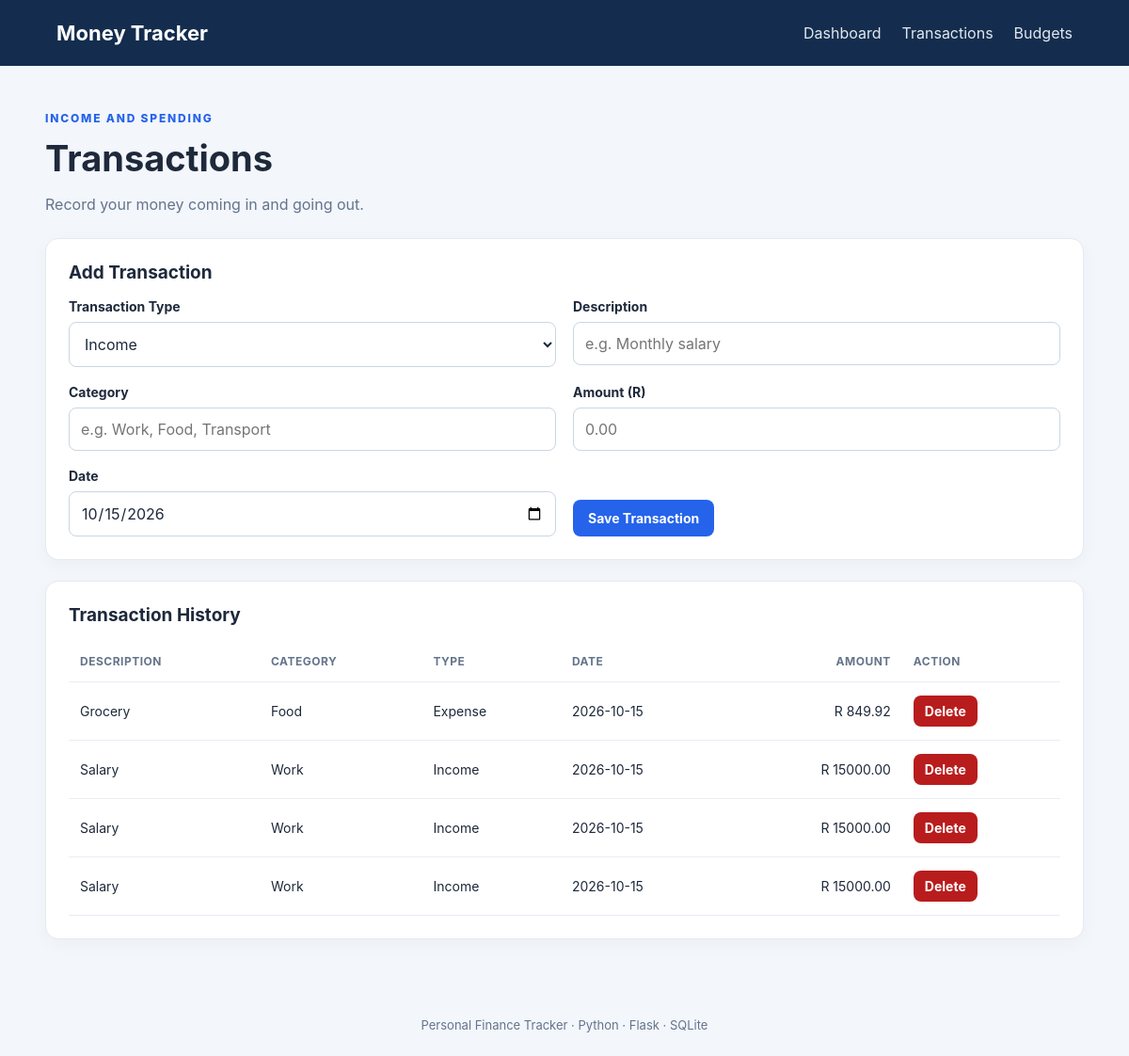
Page /transactions on the committed database.
### tables this page shows
CREATE TABLE transactions (
            id INTEGER PRIMARY KEY AUTOINCREMENT,
            transaction_type TEXT NOT NULL
                CHECK (transaction_type IN ('income', 'expense')),
            description TEXT NOT NULL,
            category TEXT NOT NULL,
            amount REAL NOT NULL CHECK (amount > 0),
            transaction_date TEXT NOT NULL
        );

### app/routes.py (the view)
@main.route("/transactions")
def transactions():
    return render_template(
        "transactions.html",
        transactions=get_transactions(),
        today=date.today().isoformat(),
    )

### app/db.py (called while the page is built)
def get_connection():
    connection = sqlite3.connect(current_app.config["DATABASE"])
    connection.row_factory = sqlite3.Row
    connection.execute("PRAGMA foreign_keys = ON")
    return connection

def get_transactions():
    connection = get_connection()
    try:
        return connection.execute("""
            SELECT * FROM transactions
            ORDER BY transaction_date DESC, id DESC
        """).fetchall()
    finally:
        connection.close()

### app/templates/transactions.html (shortened to what this page needs)
{% extends "base.html" %}
{% block content %}
<section class="welcome">
    <p class="eyebrow">INCOME AND SPENDING</p>
    <h1>Transactions</h1>
    <p>Record your money coming in and going out.</p>
</section>
<section class="card">
    <h2>Add Transaction</h2>
    <form action="{{ url_for('main.add_transaction_route') }}"
          method="post" class="form-grid">
        <div class="field">
            <label for="transaction_type">Transaction Type</label>
            <select id="transaction_type" name="transaction_type" required>
                <option value="income">Income</option>
            </select>
        </div>
        <div class="field">
            <label for="description">Description</label>
            <input id="description" name="description"
                   maxlength="100" required
                   placeholder="e.g. Monthly salary">
        </div>
        <div class="field">
            <label for="category">Category</label>
            <input id="category" name="category"
                   maxlength="50" required
                   placeholder="e.g. Work, Food, Transport">
        </div>
        <div class="field">
            <label for="amount">Amount (R)</label>
            <input id="amount" name="amount" type="number"
                   min="0.01" step="0.01" required
                   placeholder="0.00">
        </div>
        <div class="field">
            <label for="transaction_date">Date</label>
            <input id="transaction_date" name="transaction_date"
                   type="date" value="{{ today }}" required>
        </div>
        <div class="field form-action">
            <button class="button" type="submit">Save Transaction</button>
        </div>
    </form>
</section>
<section class="card">
    <h2>Transaction History</h2>
    {% if transactions %}
        <div class="table-wrapper">
            <table>
                <thead>
                    <tr>
                        <th>Description</th>
                        <th>Category</th>
                        <th>Type</th>
                        <th>Date</th>
                        <th class="number">Amount</th>
                        <th>Action</th>
                    </tr>
                </thead>
                <tbody>
                    {% for transaction in transactions %}
                    <tr>
                        <td>{{ transaction["description"] }}</td>
                        <td>{{ transaction["category"] }}</td>
                        <td>{{ transaction["transaction_type"]|title }}</td>
                        <td>{{ transaction["transaction_date"] }}</td>
                        <td class="number">
                            R {{ "%.2f"|format(transaction["amount"]) }}
                        </td>
                        <td>
                            <form
                                action="{{ url_for('main.delete_transaction_route', transaction_id=transaction['id']) }}"
                                method="post"
                                onsubmit="return confirm('Delete this transaction?');">
                                <button class="button danger" type="submit">
                                    Delete
                                </button>
                            </form>
                        </td>
                    </tr>
                    {% endfor %}
                </tbody>
            </table>
        </div>
    {% else %}
        <p class="empty-state">No transactions recorded yet.</p>
    {% endif %}
</section>
{% endblock %}

### app/static/style.css (style rules this page uses)
:root { font-family: Inter, "Segoe UI", Arial, sans-serif; color: #1e293b; background: #f3f6fb; font-synthesis: none; }
* { box-sizing: border-box; }
body { margin: 0; min-height: 100vh; display: flex; flex-direction: column; }
.welcome { margin-bottom: 26px; }
.welcome h1 { font-size: clamp(28px, 4vw, 38px); margin: 8px 0; }
.welcome p { color: #64748b; }
.eyebrow { color: #2563eb !important; font-size: 12px; font-weight: 800; letter-spacing: 1.8px; }
.card { background: white; padding: 24px; border: 1px solid #e5eaf1; border-radius: 14px; margin-bottom: 22px; box-shadow: 0 5px 18px rgba(15, 23, 42, 0.035); }
.card h2 { margin-top: 0; font-size: 19px; }
.table-wrapper { width: 100%; overflow-x: auto; }
table { width: 100%; border-collapse: collapse; font-size: 14px; }
th, td { padding: 14px 12px; border-bottom: 1px solid #e8edf4; text-align: left; white-space: nowrap; }
th { color: #64748b; font-size: 12px; text-transform: uppercase; letter-spacing: 0.5px; }
.number { text-align: right; }
.form-grid { display: grid; grid-template-columns: repeat(2, minmax(0, 1fr)); gap: 18px; }
.field { display: flex; flex-direction: column; gap: 8px; }
label { font-size: 14px; font-weight: 650; }
input, select { width: 100%; min-width: 0; padding: 12px; border: 1px solid #cbd5e1; border-radius: 8px; background: white; color: #1e293b; font: inherit; }
.form-action { justify-content: end; align-items: start; }
.button { display: inline-flex; justify-content: center; align-items: center; padding: 11px 16px; border: 0; border-radius: 8px; background: #2563eb; color: white; text-decoration: none; font: inherit; font-size: 14px; font-weight: 650; cursor: pointer; }
.button.danger { background: #b91c1c; padding: 8px 12px; }

### rows in the picture
transactions: amount "849.92"
transactions: amount "15000.00"
transactions: amount "15000.00"
transactions: amount "15000.00"
